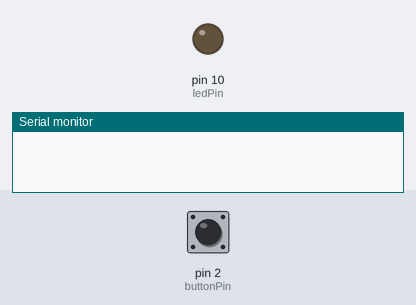
This sketch was run on a simulated Arduino Uno, built with avr-gcc and run on an emulated ATmega328P. Shown: output pins drawn as LEDs (lit = HIGH), the last lines printed to the serial monitor. The test bench sets the inputs (shaded band); at power-on: pin 2 (buttonPin) LOW.

Above: at 1.2 s.
1.3 s: pin 2 (buttonPin) pulled HIGH for 0.15 s
At 1.4 s:
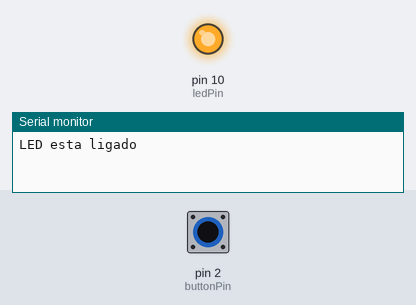
3.0 s: pin 2 (buttonPin) pulled HIGH for 3.2 s
At 7.5 s:
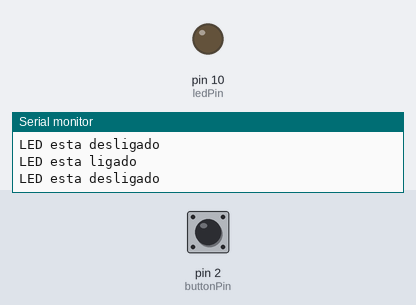
Timing chart, 0 to 9.0 s (numbered marks = the images above; inputs shaded):
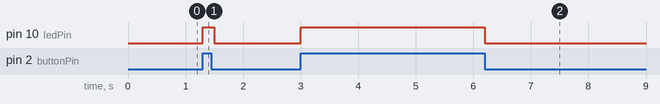

Measured:
- after the input at 1.3 s, pin 10 (ledPin): LOW → HIGH at once, → LOW 0.20 s later
- after the input at 3.0 s, pin 10 (ledPin): LOW → HIGH at once, → LOW 3.2 s later

The sketch:

blink_w_btn.ino
```cpp
int buttonPin = 2;//Define buttonPin no pino digital 2
int ledPin = 10;//Define ledPin no pino digital 10
int estadoButton = 0;//Variável responsável por armazenar o estado do botão (ligado e desligado)
int count = 0;
void setup(){
  pinMode(ledPin , OUTPUT);//Define ledPin (pino 10) como saída
  pinMode(buttonPin , INPUT);//Define buttonPin (pino 2) como entrada

  Serial.begin(9600);
}
void loop(){

  estadoButton = digitalRead(buttonPin);//Lê o valor de buttonPin e armazena em estadoButton
  if (estadoButton == HIGH) {//Se estadoButton for igual a HIGH ou 1

    digitalWrite(ledPin , HIGH);//Define ledPin como HIGH, ligando o LED
    //bloco de código feito para controlar para que a mensagem não precise ser
    //escrita várias vezes no Serial
    if(count == 0){
      Serial.println("LED esta ligado");
    }
    count = 1;
    delay(100);//Intervalo de 100 milissegundos
  } //Senão = estadoButton for igual a LOW ou 0
  else {
    digitalWrite(ledPin, LOW);//Define ledPin como LOW, desligando o LED
    //bloco de código feito para controlar para que a mensagem não precise ser
    //escrita várias vezes no Serial
    if(count == 1){
      Serial.println("LED esta desligado");
    }
    count = 0;
  }
} 
```
